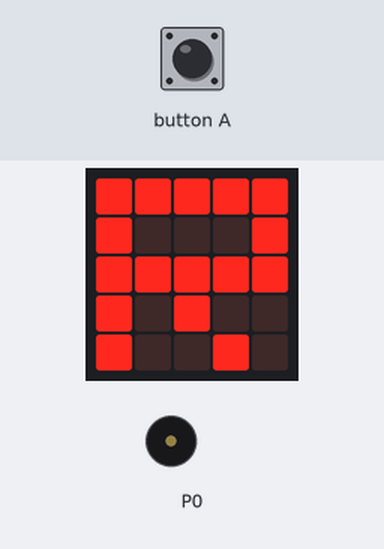
Simulated run of this program. Board: BBC micro:bit (MakeCode). On the bench: the board's 5×5 LED display, buzzer (waves = sounding). The inputs (shaded band) are chosen by the test bench.

Above: at 1.2 s.
1.3 s: button A pressed for 0.15 s
At 2.22 s:
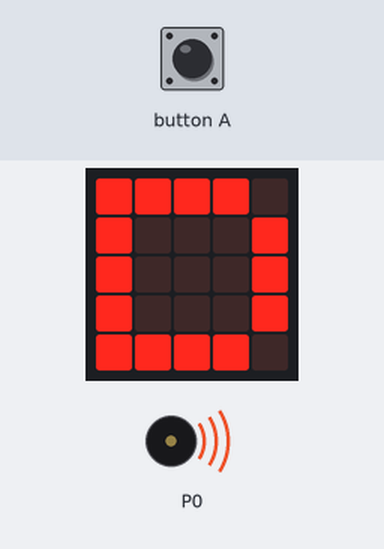
At 2.62 s:
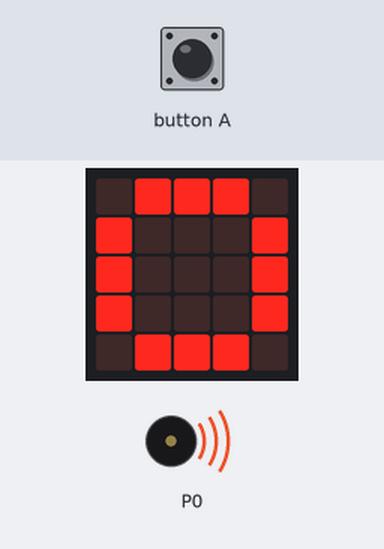
Timing chart, 0 to 7.0 s (numbered marks = the images above; inputs shaded):
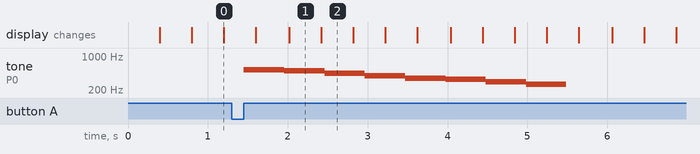

The program:

main.ts
```typescript
input.onButtonPressed(Button.A, function () {
    music.startMelody(music.builtInMelody(Melodies.Dadadadum), MelodyOptions.Once)
    music.playMelody("C5 B A G F E D C ", 120)
})
basic.forever(function () {
    basic.showLeds(`
        # # # # .
        # . . . #
        # . . . #
        # . . . #
        # # # # .
        `)
    basic.showLeds(`
        . # # # .
        # . . . #
        # . . . #
        # . . . #
        . # # # .
        `)
    basic.showLeds(`
        # # # # #
        # . . . #
        # # # # #
        # . # . .
        # . . # .
        `)
    basic.showLeds(`
        # # # # #
        . . # . .
        . . # . .
        . . # . .
        # # # # #
        `)
    basic.showLeds(`
        # # # # #
        # . . . .
        # # # # #
        . . . . #
        # # # # #
        `)
})
```

test.ts
```typescript
// 在這裡測試；當此封包作為擴充功能時，將不會編譯此內容。
```

Measured:
- after the input at 1.3 s, tone on P0: plays 523 Hz for 0.51 s, 494 Hz for 0.51 s, 440 Hz for 0.51 s, 392 Hz for 0.51 s, 349 Hz for 0.51 s, 330 Hz for 0.51 s … (8 notes in this stretch), starting after 0.15 s
- what the display in image 0 shows lasts 0.4 s, from 0.8 s to 1.2 s
